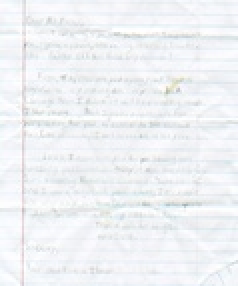
#> input picture img/papel.jpg, 119 x 143 px, shrunk from 700 x 837 before the run (shown 2 times larger)
$ python main.py
#> lines starting #> are read from the running program, lines starting #| are printed output that depends on the picture
### conv.py
import numpy as np

def conv_helper(fragmento, kernel):
    """Aplica la convolución en un fragmento de la imagen con el kernel dado."""
    filas_frag, col_frag, canales_frag = fragmento.shape
    result = np.zeros(canales_frag)

    for canal in range(canales_frag):
        for row in range(filas_frag):
            for col in range(col_frag):
                result[canal] += fragmento[row, col, canal] * kernel[row, col]

    return result

def conv(matriz, kernel):
    """Realiza la convolución de una imagen con un kernel dado."""
    filas_matriz, col_matriz, matriz_channels = matriz.shape
    filas_kernel, col_kernel = kernel.shape

    filas_salida = filas_matriz - filas_kernel + 1
    col_salida = col_matriz - col_kernel + 1
    salida = np.zeros((filas_salida, col_salida, matriz_channels))

    for i in range(filas_salida):
        for j in range(col_salida):
            salida[i, j] = conv_helper(matriz[i:i + filas_kernel, j:j + col_kernel], kernel)

    return np.clip(salida, 0, 255).astype(np.uint8)

### padding.py
import numpy as np

def padding(image, padding):
    """Agrega un borde de padding alrededor de la imagen."""
    filas, col, canales = image.shape
    output = np.zeros((filas + padding * 2, col + padding * 2, canales), dtype=image.dtype)
    output[padding: padding + filas, padding: padding + col, :] = image

    return output

### main.py
"""
Author:
Carlos Amador <A01253409 at tec.mx>, Diana Escalante <A01253468 at tec.mx>,
Libia Flores <A01253425 at tec.mx>, Kimberly Marquez <A01255262 at tec.mx>

Status: Prototype

Type: Project

Created: 23-Mar-2025

Post-History: 20-Mar-2025

"""

import numpy as np
import cv2
import matplotlib.pyplot as plt
from conv import conv
from padding import padding

KERNEL_NITIDEZ = np.array([
    [-1, -1, -1],
    [-1, 9, -1],
    [-1, -1, -1]
])

KERNEL_RELIEVE = np.array([
    [-2, -1, 0],
    [-1, 1, 1],
    [0, 1, 2]
])

KERNEL_GAUSS = (1 / 16) * np.array([
    [1, 2, 1],
    [2, 4, 2],
    [1, 2, 1]
])

KERNEL_BORDES = np.array([
    [0, -1, 0],
    [-1, 5, -1],
    [0, -1, 0]
])

def main():
    """Aplica una serie de filtros de convolución a una imagen y la muestra."""
    path = input("Ingrese la ruta de la imagen: ")
#> the answer given: img/papel.jpg
    image = cv2.imread(path, cv2.IMREAD_COLOR)
#> image is the input picture: shape (143, 119, 3); mean B, G, R 245, 241.9, 239.7

    image = conv(image, KERNEL_NITIDEZ)
#> after the loop in conv, `for i in range(filas_salida):`:
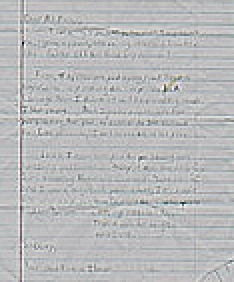
#> salida: shape (141, 117, 3) float64 (shown 2 times larger); mean B, G, R 244.8, 241.8, 239.7; drawn with min black and max white
    image = conv(image, KERNEL_GAUSS)
#> after the loop in conv (call 2), `for i in range(filas_salida):`:
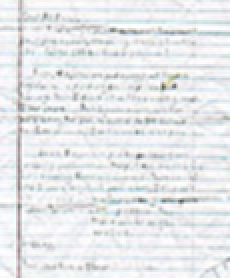
#> salida: shape (139, 115, 3) float64 (shown 2 times larger); mean B, G, R 234.7, 232.9, 230.7
    image = conv(image, KERNEL_BORDES)
#> after the loop in conv (call 3), `for i in range(filas_salida):`:
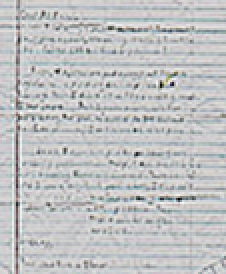
#> salida: shape (137, 113, 3) float64 (shown 2 times larger); mean B, G, R 234, 232.3, 230.1; drawn with min black and max white
#> in conv (call 3), `return np.clip(salida, 0, 255).astype(np.uint8)`:
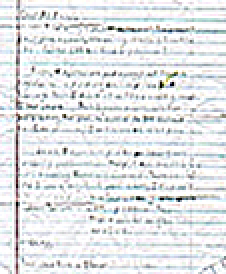
#> returned value: shape (137, 113, 3) (shown 2 times larger); mean of channels 0, 1, 2 230.8, 229.1, 226.3; drawn as B, G, R
    image = conv(image, KERNEL_RELIEVE)
#> after the loop in conv (call 4), `for i in range(filas_salida):`:
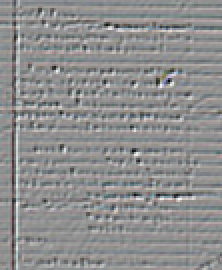
#> salida: shape (135, 111, 3) float64 (shown 2 times larger); mean B, G, R 229.9, 228.3, 225.1; drawn with min black and max white
#> in conv (call 4), `return np.clip(salida, 0, 255).astype(np.uint8)`:
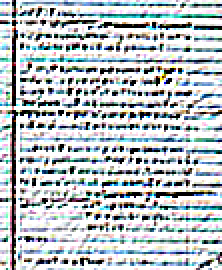
#> returned value: shape (135, 111, 3) (shown 2 times larger); mean of channels 0, 1, 2 195.5, 192.6, 184.6; drawn as B, G, R
    image = padding(image, 1)
#> in padding, `output[padding: padding + filas, padding: padding + col, :] = image`:
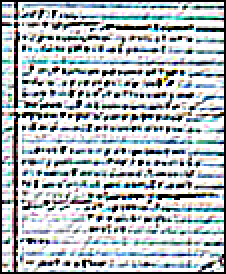
#> output: shape (137, 113, 3) (shown 2 times larger); mean B, G, R 189.2, 186.4, 178.7

    plt.imshow(image)
    plt.axis("off")
    plt.show()

if __name__ == "__main__":
    main()
